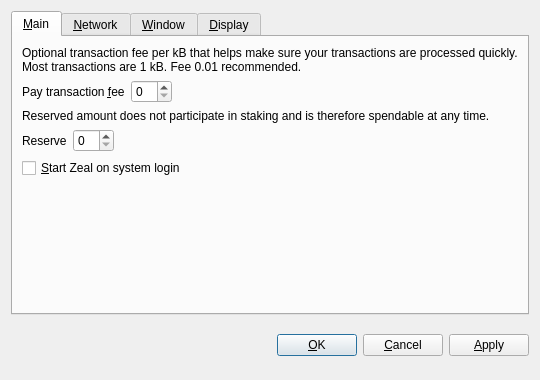
<?xml version="1.0" encoding="UTF-8"?>
<ui version="4.0">
 <class>OptionsDialog</class>
 <widget class="QDialog" name="OptionsDialog">
  <property name="geometry">
   <rect>
    <x>0</x>
    <y>0</y>
    <width>540</width>
    <height>380</height>
   </rect>
  </property>
  <property name="windowTitle">
   <string>Options</string>
  </property>
  <property name="modal">
   <bool>true</bool>
  </property>
  <layout class="QVBoxLayout" name="verticalLayout">
   <item>
    <widget class="QTabWidget" name="tabWidget">
     <property name="tabPosition">
      <enum>QTabWidget::North</enum>
     </property>
     <property name="currentIndex">
      <number>0</number>
     </property>
     <widget class="QWidget" name="tabMain">
      <attribute name="title">
       <string>&amp;Main</string>
      </attribute>
      <layout class="QVBoxLayout" name="verticalLayout_Main">
       <item>
        <widget class="QLabel" name="transactionFeeInfoLabel">
         <property name="text">
          <string>Optional transaction fee per kB that helps make sure your transactions are processed quickly. Most transactions are 1 kB. Fee 0.01 recommended.</string>
         </property>
         <property name="textFormat">
          <enum>Qt::PlainText</enum>
         </property>
         <property name="wordWrap">
          <bool>true</bool>
         </property>
        </widget>
       </item>
       <item>
        <layout class="QHBoxLayout" name="horizontalLayoutFee">
         <item>
          <widget class="QLabel" name="transactionFeeLabel">
           <property name="text">
            <string>Pay transaction &amp;fee</string>
           </property>
           <property name="textFormat">
            <enum>Qt::PlainText</enum>
           </property>
           <property name="buddy">
            <cstring>transactionFee</cstring>
           </property>
          </widget>
         </item>
         <item>
          <widget class="BitcoinAmountField" name="transactionFee"/>
         </item>
         <item>
          <spacer name="horizontalSpacerFee">
           <property name="orientation">
            <enum>Qt::Horizontal</enum>
           </property>
           <property name="sizeHint" stdset="0">
            <size>
             <width>40</width>
             <height>20</height>
            </size>
           </property>
          </spacer>
         </item>
        </layout>
       </item>
       <item>
        <widget class="QLabel" name="reserveBalanceInfoLabel">
         <property name="text">
          <string>Reserved amount does not participate in staking and is therefore spendable at any time.</string>
         </property>
         <property name="textFormat">
          <enum>Qt::PlainText</enum>
         </property>
         <property name="wordWrap">
          <bool>true</bool>
         </property>
        </widget>
       </item>
       <item>
        <layout class="QHBoxLayout" name="horizontalLayoutReserveBalance">
         <item>
          <widget class="QLabel" name="reserveBalanceLabel">
           <property name="text">
            <string>Reserve</string>
           </property>
           <property name="textFormat">
            <enum>Qt::PlainText</enum>
           </property>
           <property name="buddy">
            <cstring>reserveBalance</cstring>
           </property>
          </widget>
         </item>
         <item>
          <widget class="BitcoinAmountField" name="reserveBalance"/>
         </item>
         <item>
          <spacer name="horizontalSpacerReserveBalance">
           <property name="orientation">
            <enum>Qt::Horizontal</enum>
           </property>
           <property name="sizeHint" stdset="0">
            <size>
             <width>40</width>
             <height>20</height>
            </size>
           </property>
          </spacer>
         </item>
        </layout>
       </item>
       <item>
        <widget class="QCheckBox" name="bitcoinAtStartup">
         <property name="toolTip">
          <string>Automatically start Zeal after logging in to the system.</string>
         </property>
         <property name="text">
          <string>&amp;Start Zeal on system login</string>
         </property>
        </widget>
       </item>
       <item>
        <spacer name="verticalSpacer_Main">
         <property name="orientation">
          <enum>Qt::Vertical</enum>
         </property>
         <property name="sizeHint" stdset="0">
          <size>
           <width>20</width>
           <height>40</height>
          </size>
         </property>
        </spacer>
       </item>
      </layout>
     </widget>
     <widget class="QWidget" name="tabNetwork">
      <attribute name="title">
       <string>&amp;Network</string>
      </attribute>
      <layout class="QVBoxLayout" name="verticalLayout_Network">
       <item>
        <widget class="QCheckBox" name="mapPortUpnp">
         <property name="toolTip">
          <string>Automatically open the Zeal client port on the router. This only works when your router supports UPnP and it is enabled.</string>
         </property>
         <property name="text">
          <string>Map port using &amp;UPnP</string>
         </property>
        </widget>
       </item>
       <item>
        <widget class="QCheckBox" name="connectSocks">
         <property name="toolTip">
          <string>Connect to the Zeal network through a SOCKS5 proxy (e.g. when connecting through Tor).</string>
         </property>
         <property name="text">
          <string>&amp;Connect through SOCKS5 proxy:</string>
         </property>
        </widget>
       </item>
       <item>
        <layout class="QHBoxLayout" name="horizontalLayout_Network">
         <item>
          <widget class="QLabel" name="proxyIpLabel">
           <property name="text">
            <string>Proxy &amp;IP:</string>
           </property>
           <property name="textFormat">
            <enum>Qt::PlainText</enum>
           </property>
           <property name="buddy">
            <cstring>proxyIp</cstring>
           </property>
          </widget>
         </item>
         <item>
          <widget class="QValidatedLineEdit" name="proxyIp">
           <property name="maximumSize">
            <size>
             <width>140</width>
             <height>16777215</height>
            </size>
           </property>
           <property name="toolTip">
            <string>IP address of the proxy (e.g. 127.0.0.1)</string>
           </property>
          </widget>
         </item>
         <item>
          <widget class="QLabel" name="proxyPortLabel">
           <property name="text">
            <string>&amp;Port:</string>
           </property>
           <property name="textFormat">
            <enum>Qt::PlainText</enum>
           </property>
           <property name="buddy">
            <cstring>proxyPort</cstring>
           </property>
          </widget>
         </item>
         <item>
          <widget class="QLineEdit" name="proxyPort">
           <property name="maximumSize">
            <size>
             <width>55</width>
             <height>16777215</height>
            </size>
           </property>
           <property name="toolTip">
            <string>Port of the proxy (e.g. 9050)</string>
           </property>
          </widget>
         </item>
         <item>
          <spacer name="horizontalSpacer_Network">
           <property name="orientation">
            <enum>Qt::Horizontal</enum>
           </property>
           <property name="sizeHint" stdset="0">
            <size>
             <width>40</width>
             <height>20</height>
            </size>
           </property>
          </spacer>
         </item>
        </layout>
       </item>
       <item>
        <spacer name="verticalSpacer_Network">
         <property name="orientation">
          <enum>Qt::Vertical</enum>
         </property>
         <property name="sizeHint" stdset="0">
          <size>
           <width>20</width>
           <height>40</height>
          </size>
         </property>
        </spacer>
       </item>
      </layout>
     </widget>
     <widget class="QWidget" name="tabWindow">
      <attribute name="title">
       <string>&amp;Window</string>
      </attribute>
      <layout class="QVBoxLayout" name="verticalLayout_Window">
       <item>
        <widget class="QCheckBox" name="minimizeToTray">
         <property name="toolTip">
          <string>Show only a tray icon after minimizing the window.</string>
         </property>
         <property name="text">
          <string>&amp;Minimize to the tray instead of the taskbar</string>
         </property>
        </widget>
       </item>
       <item>
        <widget class="QCheckBox" name="minimizeOnClose">
         <property name="toolTip">
          <string>Minimize instead of exit the application when the window is closed. When this option is enabled, the application will be closed only after selecting Quit in the menu.</string>
         </property>
         <property name="text">
          <string>M&amp;inimize on close</string>
         </property>
        </widget>
       </item>
       <item>
        <spacer name="verticalSpacer_Window">
         <property name="orientation">
          <enum>Qt::Vertical</enum>
         </property>
         <property name="sizeHint" stdset="0">
          <size>
           <width>20</width>
           <height>40</height>
          </size>
         </property>
        </spacer>
       </item>
      </layout>
     </widget>
     <widget class="QWidget" name="tabDisplay">
      <attribute name="title">
       <string>&amp;Display</string>
      </attribute>
      <layout class="QVBoxLayout" name="verticalLayout_Display">
       <item>
        <layout class="QHBoxLayout" name="horizontalLayout_1_Display">
         <item>
          <widget class="QLabel" name="langLabel">
           <property name="text">
            <string>User Interface &amp;language:</string>
           </property>
           <property name="textFormat">
            <enum>Qt::PlainText</enum>
           </property>
           <property name="buddy">
            <cstring>lang</cstring>
           </property>
          </widget>
         </item>
         <item>
          <widget class="QValueComboBox" name="lang">
           <property name="toolTip">
            <string>The user interface language can be set here. This setting will take effect after restarting Zeal.</string>
           </property>
          </widget>
         </item>
        </layout>
       </item>
       <item>
        <layout class="QHBoxLayout" name="horizontalLayout_2_Display">
         <item>
          <widget class="QLabel" name="unitLabel">
           <property name="text">
            <string>&amp;Unit to show amounts in:</string>
           </property>
           <property name="textFormat">
            <enum>Qt::PlainText</enum>
           </property>
           <property name="buddy">
            <cstring>unit</cstring>
           </property>
          </widget>
         </item>
         <item>
          <widget class="QValueComboBox" name="unit">
           <property name="toolTip">
            <string>Choose the default subdivision unit to show in the interface and when sending coins.</string>
           </property>
          </widget>
         </item>
        </layout>
       </item>
       <item>
        <widget class="QCheckBox" name="coinControlFeatures">
         <property name="toolTip">
          <string>Whether to show coin control features or not.</string>
         </property>
         <property name="text">
          <string>Display coin &amp;control features (experts only!)</string>
         </property>
        </widget>
       </item>
       <item>
        <widget class="QCheckBox" name="useBlackTheme">
         <property name="text">
          <string>Use black visual theme (requires restart)</string>
         </property>
        </widget>
       </item>
       <item>
        <spacer name="verticalSpacer_Display">
         <property name="orientation">
          <enum>Qt::Vertical</enum>
         </property>
         <property name="sizeHint" stdset="0">
          <size>
           <width>20</width>
           <height>40</height>
          </size>
         </property>
        </spacer>
       </item>
      </layout>
     </widget>
    </widget>
   </item>
   <item>
    <layout class="QHBoxLayout" name="horizontalLayout_Buttons">
     <item>
      <spacer name="horizontalSpacer_1">
       <property name="orientation">
        <enum>Qt::Horizontal</enum>
       </property>
       <property name="sizeHint" stdset="0">
        <size>
         <width>40</width>
         <height>48</height>
        </size>
       </property>
      </spacer>
     </item>
     <item>
      <widget class="QLabel" name="statusLabel">
       <property name="font">
        <font>
         <weight>75</weight>
         <bold>true</bold>
        </font>
       </property>
       <property name="text">
        <string/>
       </property>
       <property name="textFormat">
        <enum>Qt::PlainText</enum>
       </property>
       <property name="wordWrap">
        <bool>true</bool>
       </property>
      </widget>
     </item>
     <item>
      <spacer name="horizontalSpacer_2">
       <property name="orientation">
        <enum>Qt::Horizontal</enum>
       </property>
       <property name="sizeHint" stdset="0">
        <size>
         <width>40</width>
         <height>48</height>
        </size>
       </property>
      </spacer>
     </item>
     <item>
      <widget class="QPushButton" name="okButton">
       <property name="text">
        <string>&amp;OK</string>
       </property>
      </widget>
     </item>
     <item>
      <widget class="QPushButton" name="cancelButton">
       <property name="text">
        <string>&amp;Cancel</string>
       </property>
       <property name="autoDefault">
        <bool>false</bool>
       </property>
      </widget>
     </item>
     <item>
      <widget class="QPushButton" name="applyButton">
       <property name="text">
        <string>&amp;Apply</string>
       </property>
       <property name="autoDefault">
        <bool>false</bool>
       </property>
      </widget>
     </item>
    </layout>
   </item>
  </layout>
 </widget>
 <customwidgets>
  <customwidget>
   <class>BitcoinAmountField</class>
   <extends>QSpinBox</extends>
   <header>bitcoinamountfield.h</header>
  </customwidget>
  <customwidget>
   <class>QValueComboBox</class>
   <extends>QComboBox</extends>
   <header>qvaluecombobox.h</header>
  </customwidget>
  <customwidget>
   <class>QValidatedLineEdit</class>
   <extends>QLineEdit</extends>
   <header>qvalidatedlineedit.h</header>
  </customwidget>
 </customwidgets>
 <resources/>
 <connections/>
</ui>
